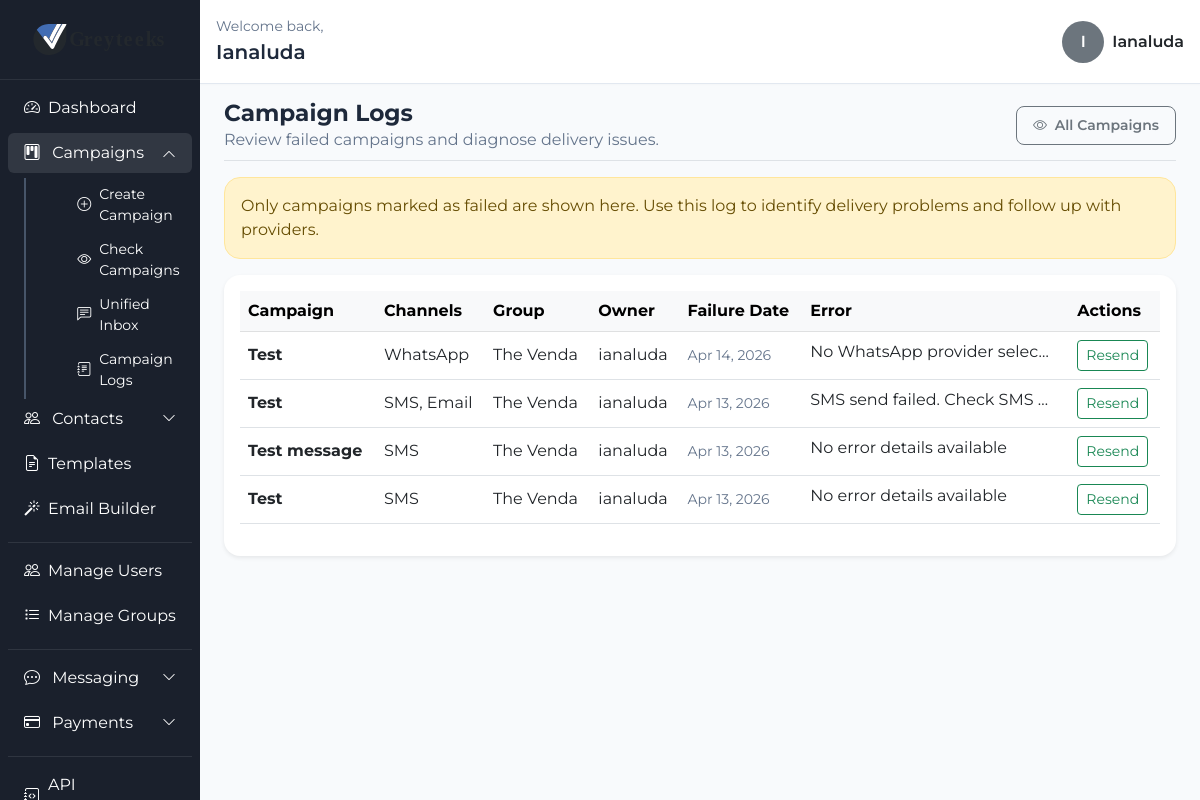
Screenshot of /campaigns/logs/ (signed in) with the database file from the repository.
### campaigns/models.py (models this page shows, shortened)
class Campaign(models.Model):
    user = models.ForeignKey(settings.AUTH_USER_MODEL, on_delete=models.CASCADE, related_name='campaigns')
    title = models.CharField(max_length=200)
    description = models.TextField(blank=True, default='')
    message_body = models.TextField(blank=True, default='')
    html_content = models.TextField(blank=True, null=True)
    design_json = models.JSONField(blank=True, null=True)
    sms_template = models.ForeignKey(MessageTemplate, on_delete=models.SET_NULL, null=True, blank=True)
    send_sms = models.BooleanField(default=False, verbose_name='SMS')
    send_whatsapp = models.BooleanField(default=False, verbose_name='WhatsApp')
    send_email = models.BooleanField(default=False, verbose_name='Email')
    target_group = models.ForeignKey(Group, on_delete=models.SET_NULL, null=True, blank=True)
    scheduled_time = models.DateTimeField(null=True, blank=True)
    status = models.CharField(
        max_length=20,
        choices=[
            ('draft', 'Draft'),
            ('queued', 'Queued'),
            ('processing', 'Processing'),
            ('scheduled', 'Scheduled'),
            ('completed', 'Completed'),
            ('sent', 'Sent'),
            ('failed', 'Failed'),
            ('cancelled', 'Cancelled'),
        ],
        default='draft'
    )
    cancel_reason = models.TextField(blank=True)
    sms_server = models.ForeignKey(SMSProvider, on_delete=models.SET_NULL, null=True, blank=True)
    whatsapp_server = models.ForeignKey(WhatsAppProvider, on_delete=models.SET_NULL, null=True, blank=True)
    email_server = models.ForeignKey(EmailProvider, on_delete=models.SET_NULL, null=True, blank=True)
    whatsapp_template = models.ForeignKey(WhatsAppTemplate, on_delete=models.SET_NULL, null=True, blank=True)
    email_template = models.ForeignKey(EmailTemplate, on_delete=models.SET_NULL, null=True, blank=True)
    opens_count = models.IntegerField(default=0)
    clicks_count = models.IntegerField(default=0)
    failure_reason = models.TextField(blank=True, default='', help_text='Stores the most recent delivery failure details.')
    created_at = models.DateTimeField(auto_now_add=True)
    @property
    def enabled_channels(self):
        channels = []
        if self.send_sms:
            channels.append('SMS')
        if self.send_whatsapp:
            channels.append('WhatsApp')
        if self.send_email:
            channels.append('Email')
        return channels
    @property
    def active_channel_labels(self):
        return ', '.join(self.enabled_channels) if self.enabled_channels else 'None'

### contacts_app/models.py (models this page shows, shortened)
class Group(models.Model):
    user = models.ForeignKey(User, on_delete=models.CASCADE, related_name='user_groups')
    name = models.CharField(max_length=100)
    description = models.TextField(blank=True)
    created_at = models.DateTimeField(auto_now_add=True)

### campaigns/views.py (the view)
# urls.py: path('campaigns/logs/', campaign_logs, name='campaign_logs'),
@login_required
def campaign_logs(request):
    if not request.user.is_staff:
        raise PermissionDenied
    failed_campaigns = Campaign.objects.filter(status='failed').order_by('-created_at').select_related('user', 'target_group')
    return render(request, 'campaigns/campaign_logs.html', {
        'failed_campaigns': failed_campaigns,
    })

### templates/campaigns/campaign_logs.html (shortened to what this page needs)
{% extends "campaigns/dashboard.html" %}
{% block content %}
<div class="d-flex justify-content-between align-items-center pb-2 mb-3 border-bottom mt-3">
    <div>
        <h2 class="fw-bold m-0">Campaign Logs</h2>
        <p class="text-muted mb-0">Review failed campaigns and diagnose delivery issues.</p>
    </div>
    <a href="{% url 'campaigns_overview' %}" class="btn btn-sm btn-outline-secondary px-3 py-2 rounded-3 fw-semibold">
        <i class="bi bi-eye me-1"></i> All Campaigns
    </a>
</div>
<div class="alert alert-warning rounded-4">
    Only campaigns marked as failed are shown here. Use this log to identify delivery problems and follow up with providers.
</div>
<div class="table-responsive bg-white p-3 shadow-sm rounded-4">
    <table class="table table-hover align-middle">
        <thead class="table-light">
            <tr>
                <th>Campaign</th>
                <th>Channels</th>
                <th>Group</th>
                <th>Owner</th>
                <th>Failure Date</th>
                <th>Error</th>
                <th>Actions</th>
            </tr>
        </thead>
        <tbody>
            {% for campaign in failed_campaigns %}
                <tr>
                    <td><strong>{{ campaign.title }}</strong></td>
                    <td>{{ campaign.active_channel_labels }}</td>
                    <td>{{ campaign.target_group.name|default:"General" }}</td>
                    <td>{{ campaign.user.username }}</td>
                    <td class="text-muted small">{{ campaign.created_at|date:"M d, Y" }}</td>
                    <td>
                        <span class="text-truncate d-inline-block" style="max-width: 240px;" title="{{ campaign.failure_reason }}">
                            {{ campaign.failure_reason|default:'No error details available'|truncatechars:80 }}
                        </span>
                    </td>
                    <td>
                        <form method="post" action="{% url 'resend_campaign' campaign.id %}" class="d-inline">
                            <button type="submit" class="btn btn-sm btn-outline-success">
                                Resend
                            </button>
                        </form>
                    </td>
                </tr>
            {% endfor %}
        </tbody>
    </table>
</div>
{% endblock %}

### templates/campaigns/dashboard.html (shortened to what this page needs)
{% load static %}
<!DOCTYPE html>
<html lang="en">
<head>
    <link href="https://cdn.jsdelivr.net/npm/bootstrap@5.3.0/dist/css/bootstrap.min.css" rel="stylesheet">
    <link rel="stylesheet" href="https://cdn.jsdelivr.net/npm/bootstrap-icons@1.11.3/font/bootstrap-icons.min.css">
    <link rel="stylesheet" href="{% static 'css/dashboard.css' %}">
</head>
<body>
    <div class="container-fluid">
        <div class="row">
            <nav class="col-md-2 d-none d-md-block sidebar p-0">
    <div class="sidebar-brand d-flex align-items-center justify-content-center px-3 py-3">
        <img src="{% static 'assets/images/logo/logo-dark.svg' %}" class="sidebar-logo" alt="Greyteeks logo">
    </div>
    <div class="px-2 pb-4">
        <ul class="nav flex-column mt-2">
            <li class="nav-item">
                <a class="nav-link d-flex align-items-center" href="{% url 'dashboard' %}">
                    <i class="bi bi-speedometer2 me-2"></i> Dashboard
                </a>
            </li>
            <li class="nav-item">
                <a class="nav-link d-flex align-items-center justify-content-between"
                   href="#campaignsDropdown"
                   data-bs-toggle="collapse"
                   aria-expanded="false"
                   aria-controls="campaignsDropdown">
                    <span><i class="bi bi-kanban me-2"></i> Campaigns</span>
                    <i class="bi bi-chevron-down small"></i>
                </a>
                <div class="collapse" id="campaignsDropdown">
                    <ul class="nav flex-column ms-3 mt-1">
                        <li class="nav-item">
                            <a class="nav-link d-flex align-items-center" href="{% url 'create_campaign' %}">
                                <i class="bi bi-plus-circle me-2"></i> Create Campaign
                            </a>
                        </li>
                        <li class="nav-item">
                            <a class="nav-link d-flex align-items-center" href="{% url 'campaigns_overview' %}">
                                <i class="bi bi-eye me-2"></i> Check Campaigns
                            </a>
                        </li>
                        <li class="nav-item">
                            <a class="nav-link d-flex align-items-center" href="{% url 'unified_inbox' %}">
                                <i class="bi bi-chat-left-text me-2"></i> Unified Inbox
                            </a>
                        </li>
                        {% if user.is_staff %}
                        <li class="nav-item">
                            <a class="nav-link d-flex align-items-center" href="{% url 'campaign_logs' %}">
                                <i class="bi bi-journal-text me-2"></i> Campaign Logs
                            </a>
                        </li>
                        {% endif %}
                    </ul>
                </div>
            </li>
            <li class="nav-item">
                <a class="nav-link d-flex align-items-center justify-content-between"
                   href="#contactsDropdown"
                   data-bs-toggle="collapse"
                   aria-expanded="false"
                   aria-controls="contactsDropdown">
                    <span><i class="bi bi-people me-2"></i> Contacts</span>
                    <i class="bi bi-chevron-down small"></i>
                </a>
            </li>
            <li class="nav-item">
                <a class="nav-link d-flex align-items-center" href="{% url 'manage_templates' %}">
                    <i class="bi bi-file-earmark-text me-2"></i> Templates
                </a>
            </li>
            <li class="nav-item">
                <a class="nav-link d-flex align-items-center" href="{% url 'email_builder' %}">
                    <i class="bi bi-magic me-2"></i> Email Builder
                </a>
            </li>
            <hr class="text-secondary my-2">
            {% if user.is_staff %}
            <li class="nav-item">
                <a class="nav-link d-flex align-items-center" href="{% url 'manage_users' %}">
                    <i class="bi bi-people me-2"></i> Manage Users
                </a>
            </li>
            <li class="nav-item">
                <a class="nav-link d-flex align-items-center" href="{% url 'manage_groups' %}">
                    <i class="bi bi-list-task me-2"></i> Manage Groups
                </a>
            </li>
            <hr class="text-secondary my-2">
            <li class="nav-item">
                <a class="nav-link d-flex align-items-center justify-content-between"
                   href="#messagingDropdown"
                   data-bs-toggle="collapse"
                   aria-expanded="false"
                   aria-controls="messagingDropdown">
                    <span><i class="bi bi-chat-dots me-2"></i> Messaging</span>
                    <i class="bi bi-chevron-down small"></i>
                </a>
            </li>
            <li class="nav-item">
                <a class="nav-link d-flex align-items-center justify-content-between"
                   href="#paymentsDropdown"
                   data-bs-toggle="collapse"
                   aria-expanded="false"
                   aria-controls="paymentsDropdown">
                    <span><i class="bi bi-credit-card me-2"></i> Payments</span>
                    <i class="bi bi-chevron-down small"></i>
                </a>
            </li>
            {% endif %}
            <hr class="text-secondary my-2">
            <li class="nav-item">
                <a class="nav-link d-flex align-items-center" href="{% url 'api_documentation' %}">
                    <i class="bi bi-journal-code me-2"></i> API Documentation
                </a>
            </li>
        </ul>
    </div>
</nav>
            <main class="col-md-10 p-0">
                <div class="dashboard-top-bar d-flex justify-content-between align-items-center px-3 py-3 bg-white border-bottom">
                    <div>
                        <div class="text-muted small">Welcome back,</div>
                        <div class="fs-5 fw-semibold">{{ user.first_name|default:user.username|title }}</div>
                    </div>
                    <div class="d-flex align-items-center gap-2">
                        <span class="rounded-circle bg-secondary text-white d-inline-flex align-items-center justify-content-center"
                              style="width:42px; height:42px;">
                            {{ user.username|first|upper }}
                        </span>
                        <span class="fw-semibold text-dark">{{ user.username|title }}</span>
                    </div>
                </div>
                <div class="dashboard-content">
                    {% block content %}{% endblock %}
                </div>
            </main>
        </div>
    </div>
</body>
</html>

### static/css/dashboard.css (style rules this page uses)
body { background-color: #f8fafc; font-family: 'Montserrat', sans-serif; color: #1e293b; }
.sidebar { height: 100vh; background: #1a202c; color: white; position: fixed; top: 0; left: 0; z-index: 100; width: 16.666667%; }
.sidebar .nav-link { transition: all 0.3s; border-radius: 5px; margin-bottom: 5px; color: white !important; }
.sidebar .nav-link:hover, .sidebar .nav-link[data-bs-toggle="collapse"][aria-expanded="true"] { background: rgba(255, 255, 255, 0.1); border-radius: 6px; }
.sidebar .nav-link[data-bs-toggle="collapse"] .bi-chevron-down { transition: transform 0.25s ease; }
.sidebar .nav-link[data-bs-toggle="collapse"][aria-expanded="true"] .bi-chevron-down { transform: rotate(180deg); }
.sidebar .collapse .nav-link { font-size: 0.875rem; padding: 0.35rem 0.75rem 0.35rem 2.2rem; margin-bottom: 2px; }
.sidebar .collapse.show + li, .sidebar .collapse.show { border-left: 2px solid #475569; margin-left: 1rem; padding-left: 0; }
.sidebar-logo { display: block; width: 80%; max-width: 160px; height: auto; max-height: 50px; object-fit: contain; margin: 0 auto; }
.sidebar-brand { min-height: 80px; border-bottom: 1px solid rgba(255, 255, 255, 0.08); }
main { margin-left: 16.666667%; }
.dashboard-content { padding-left: 1.5rem; padding-right: 1.5rem; }
.dashboard-top-bar { min-height: 80px; background: #ffffff; border-bottom: 1px solid #e2e8f0 !important; box-shadow: 0 1px 2px 0 rgba(0, 0, 0, 0.02); }
.dashboard-top-bar .rounded-circle { font-size: 1rem; text-transform: uppercase; font-weight: 600; }
h1, h2, h3, h4, h5, h6 { font-family: 'Montserrat', sans-serif; font-weight: 600; color: #1e293b; }
h2 { font-size: 1.45rem; }
.text-muted { color: #64748b !important; }

### rows the page displays
Campaign: title "Test", active_channel_labels "WhatsApp", target_group.name "The Venda", user.username "ianaluda", created_at "Apr 14, 2026", failure_reason "No WhatsApp provider selec…"
Campaign: title "Test", active_channel_labels "SMS, Email", target_group.name "The Venda", user.username "ianaluda", created_at "Apr 13, 2026", failure_reason "SMS send failed. Check SMS…"
Campaign: title "Test message", active_channel_labels "SMS", target_group.name "The Venda", user.username "ianaluda", created_at "Apr 13, 2026", failure_reason "No error details available"
Campaign: title "Test", active_channel_labels "SMS", target_group.name "The Venda", user.username "ianaluda", created_at "Apr 13, 2026", failure_reason "No error details available"

### other values shown
{{ user.first_name|default:user.username|title }} "Ianaluda"
{{ user.username|first|upper }} "I"
{{ user.username|title }} "Ianaluda"
